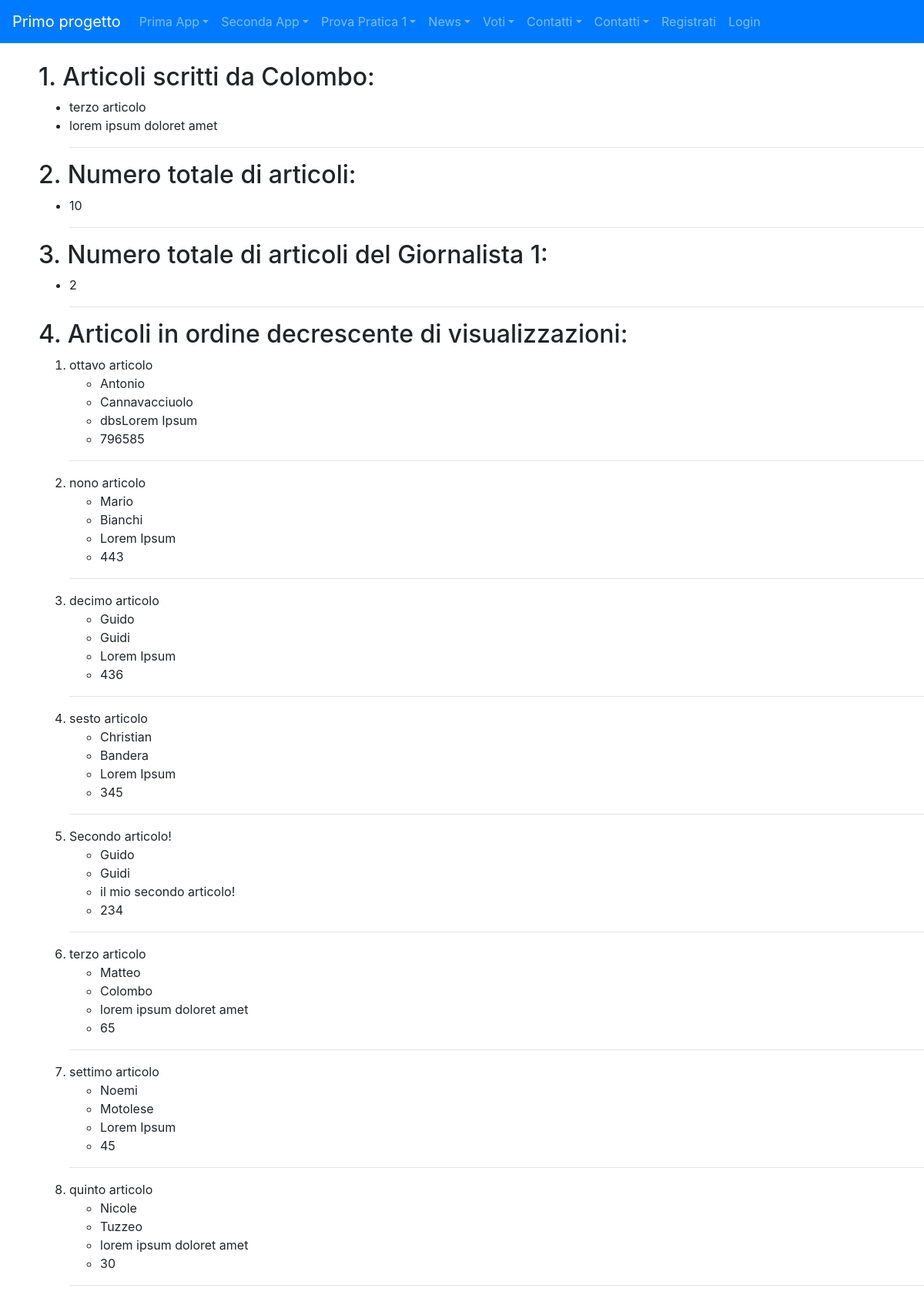
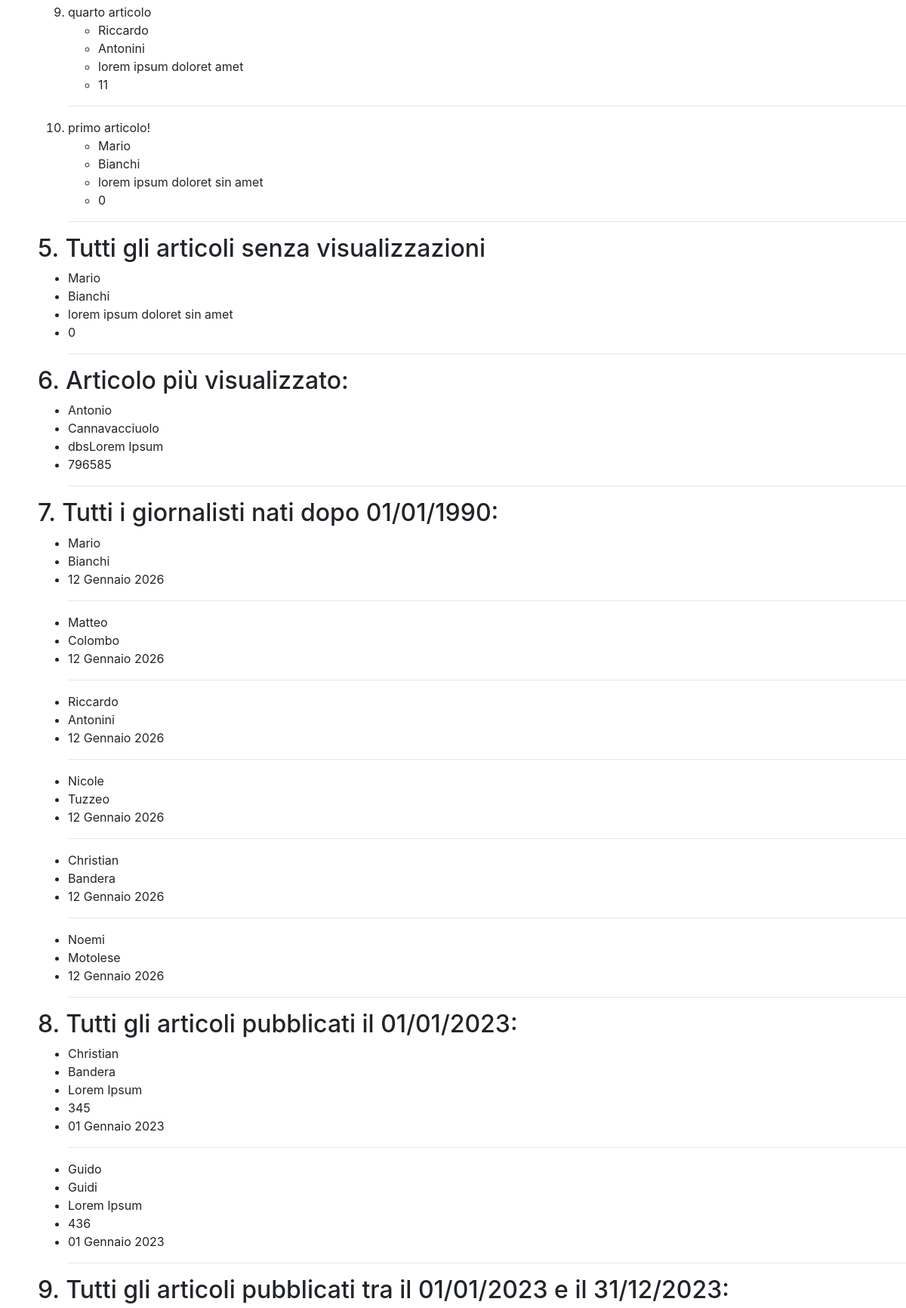
/news/query (upper part), run on the app's committed database (2 pictures, top to bottom).
### news/models.py (models this page shows, shortened)
class Articolo(models.Model):
    titolo=models.CharField(max_length=100)
    contenuto=models.TextField()
    giornalista=models.ForeignKey(Giornalista, on_delete=models.CASCADE, related_name="articoli")
    data=models.DateField(blank=True)
    visualizzazioni=models.IntegerField(default=0, blank=True)
    class Meta:
        verbose_name="Articolo"
        verbose_name_plural="Articoli"

class Giornalista(models.Model):
    nome=models.CharField(max_length=20)
    cognome=models.CharField(max_length=20)
    anno_di_nascita=models.DateField(blank=True)
    def __str__(self):
        return self.nome +" "+self.cognome
    class Meta:
        verbose_name="Giornalista"
        verbose_name_plural="Giornalisti"

### news/views.py (the view)
# urls.py: path("query", queryBase, name="query"),
def queryBase(request):
    articoli_cognome=Articolo.objects.filter(giornalista__cognome="Colombo")
    numero_totale_articoli = Articolo.objects.count()
    giornalista_1=Giornalista.objects.get(id=1)
    numero_articoli_giornalista_1=Articolo.objects.filter(giornalista=giornalista_1).count()
    articoli_ordinati = Articolo.objects.order_by('-visualizzazioni')
    articoli_senza_visualizzazioni=Articolo.objects.filter(visualizzazioni=0)
    articolo_piu_visualizzato = Articolo.objects.order_by('-visualizzazioni').first()
    giornalisti_data=Giornalista.objects.filter(anno_di_nascita__gt=datetime.date(1990,1,1))
    articoli_del_giorno = Articolo.objects.filter(data=datetime.date(2023,1,1))
    articoli_periodo=Articolo.objects.filter(data__range=(datetime.date(2023,1,1), datetime.date(2023,12,31)))
    giornalisti_nati=Giornalista.objects.filter(anno_di_nascita__lt=datetime.date(1980,1,1))
    articoli_giornalisti=Articolo.objects.filter(giornalista__in=giornalisti_nati)
    giornalista_giovane=Giornalista.objects.order_by('-anno_di_nascita').first()
    giornalista_vecchio=Giornalista.objects.order_by('anno_di_nascita').first()
    ultimi=Articolo.objects.order_by('-data')[:5]
    articoli_minime_visualizzazioni=Articolo.objects.filter(visualizzazioni__gte=100)
    articoli_parola=Articolo.objects.filter(titolo__icontains='articolo')
    articoli_mese_anno=Articolo.objects.filter(data__month=1,data__year=2023)
    giornalisti_con_articoli_popolari=Giornalista.objects.filter(articoli__visualizzazioni__gt=100).distinct()
    data=datetime.date(1990,1,1)
    visualizzioni=50
    articoli_con_and=Articolo.objects.filter(giornalista__anno_di_nascita__gt=data, visualizzazioni__gte=visualizzioni)
    from django.db.models import Q
    articoli_con_or=Articolo.objects.filter(Q(giornalista__anno_di_nascita__gt=data) | Q(visualizzazioni__lte=visualizzioni))
    articoli_con_not=Articolo.objects.filter(~Q(giornalista__anno_di_nascita__gt=data))
    articoli_con_not=Articolo.objects.exclude(giornalista__anno_di_nascita__lt=data)
    context={
        'articoli_cognome':articoli_cognome,
        'numero_totale_articoli':numero_totale_articoli,
        'numero_articoli_giornalista_1':numero_articoli_giornalista_1,
        'articoli_ordinati': articoli_ordinati,
        'articoli_senza_visualizzazioni':articoli_senza_visualizzazioni,
        'articolo_piu_visualizzato':articolo_piu_visualizzato,
        'giornalisti_data':giornalisti_data,
        'articoli_del_giorno':articoli_del_giorno,
        'articoli_periodo':articoli_periodo,
        'articoli_giornalisti':articoli_giornalisti,
        'giornalista_giovane':giornalista_giovane,
        'giornalista_vecchio':giornalista_vecchio,
        'ultimi':ultimi,
        'articoli_minime_visualizzazioni':articoli_minime_visualizzazioni,
        'articoli_parola':articoli_parola,
        'articoli_mese_anno':articoli_mese_anno,
        'giornalisti_con_articoli_popolari':giornalisti_con_articoli_popolari,
        'articoli_con_and':articoli_con_and,
        'articoli_con_or':articoli_con_or,
        'articoli_con_not':articoli_con_not,
    }
    return render(request, "query.html" ,context)

### news/templates/news/query.html (shortened to what this page needs)
{% extends 'base.html' %}
{% block content %}
  <h2>1. Articoli scritti da Colombo:</h2>
  <ul>
    {% for articolo in articoli_cognome %}
      <li>{{ articolo.titolo }}</li>
      <li>{{ articolo.contenuto }}</li>
      <hr />
    {% endfor %}
  </ul>
  <h2>2. Numero totale di articoli:</h2>
  <ul>
    <li>{{ numero_totale_articoli }}</li>
    <hr />
  </ul>
  <h2>3. Numero totale di articoli del Giornalista 1:</h2>
  <ul>
    <li>{{ numero_articoli_giornalista_1 }}</li>
    <hr />
  </ul>
  <h2>4. Articoli in ordine decrescente di visualizzazioni:</h2>
  <ol>
    {% for articolo in articoli_ordinati %}
      <li>{{ articolo.titolo }}</li>
      <ul>
        <li>{{ articolo.giornalista.nome }}</li>
        <li>{{ articolo.giornalista.cognome }}</li>
        <li>{{ articolo.contenuto }}</li>
        <li>{{ articolo.visualizzazioni }}</li>
      </ul>
      <hr />
    {% endfor %}
  </ol>
  <h2>5. Tutti gli articoli senza visualizzazioni</h2>
  <ul>
    {% for articolo in articoli_senza_visualizzazioni %}
      <li>{{ articolo.giornalista.nome }}</li>
      <li>{{ articolo.giornalista.cognome }}</li>
      <li>{{ articolo.contenuto }}</li>
      <li>{{ articolo.visualizzazioni }}</li>
      <hr />
    {% endfor %}
  </ul>
  <h2>6. Articolo più visualizzato:</h2>
  <ul>
    <li>{{ articolo_piu_visualizzato.giornalista.nome }}</li>
    <li>{{ articolo_piu_visualizzato.giornalista.cognome }}</li>
    <li>{{ articolo_piu_visualizzato.contenuto }}</li>
    <li>{{ articolo_piu_visualizzato.visualizzazioni }}</li>
    <hr />
  </ul>
  <h2>7. Tutti i giornalisti nati dopo 01/01/1990:</h2>
  <ul>
    {% for giornalista in giornalisti_data %}
      <li>{{ giornalista.nome }}</li>
      <li>{{ giornalista.cognome }}</li>
      <li>{{ giornalista.anno_di_nascita }}</li>
      <hr />
    {% endfor %}
  </ul>
  <h2>8. Tutti gli articoli pubblicati il 01/01/2023:</h2>
  <ul>
    {% for articolo in articoli_del_giorno %}
      <li>{{ articolo.giornalista.nome }}</li>
      <li>{{ articolo.giornalista.cognome }}</li>
      <li>{{ articolo.contenuto }}</li>
      <li>{{ articolo.visualizzazioni }}</li>
      <li>{{ articolo.data }}</li>
      <hr />
    {% endfor %}
  </ul>
  <h2>9. Tutti gli articoli pubblicati tra il 01/01/2023 e il 31/12/2023:</h2>
{% endblock %}

### data on the page
Articolo: titolo "terzo articolo", contenuto "lorem ipsum doloret amet", giornalista.nome "Matteo", giornalista.cognome "Colombo", visualizzazioni "65"
Articolo: titolo "ottavo articolo", giornalista.nome "Antonio", giornalista.cognome "Cannavacciuolo", contenuto "dbsLorem Ipsum", visualizzazioni "796585"
Articolo: titolo "nono articolo", giornalista.nome "Mario", giornalista.cognome "Bianchi", contenuto "Lorem Ipsum", visualizzazioni "443"
Articolo: titolo "decimo articolo", giornalista.nome "Guido", giornalista.cognome "Guidi", contenuto "Lorem Ipsum", visualizzazioni "436", data "01 Gennaio 2023"
Articolo: titolo "sesto articolo", giornalista.nome "Christian", giornalista.cognome "Bandera", contenuto "Lorem Ipsum", visualizzazioni "345", data "01 Gennaio 2023"
Articolo: titolo "Secondo articolo!", giornalista.nome "Guido", giornalista.cognome "Guidi", contenuto "il mio secondo articolo!", visualizzazioni "234"
Articolo: titolo "settimo articolo", giornalista.nome "Noemi", giornalista.cognome "Motolese", contenuto "Lorem Ipsum", visualizzazioni "45"
Articolo: titolo "quinto articolo", giornalista.nome "Nicole", giornalista.cognome "Tuzzeo", contenuto "lorem ipsum doloret amet", visualizzazioni "30"
Articolo: titolo "quarto articolo", giornalista.nome "Riccardo", giornalista.cognome "Antonini", contenuto "lorem ipsum doloret amet", visualizzazioni "11"
Articolo: titolo "primo articolo!", giornalista.nome "Mario", giornalista.cognome "Bianchi", contenuto "lorem ipsum doloret sin amet", visualizzazioni "0"
Giornalista: nome "Mario", cognome "Bianchi", anno_di_nascita "12 Gennaio 2026"
Giornalista: nome "Matteo", cognome "Colombo", anno_di_nascita "12 Gennaio 2026"
Giornalista: nome "Riccardo", cognome "Antonini", anno_di_nascita "12 Gennaio 2026"
Giornalista: nome "Nicole", cognome "Tuzzeo", anno_di_nascita "12 Gennaio 2026"
Giornalista: nome "Christian", cognome "Bandera", anno_di_nascita "12 Gennaio 2026"
Giornalista: nome "Noemi", cognome "Motolese", anno_di_nascita "12 Gennaio 2026"

### other printed values
{{ numero_totale_articoli }} "10"
{{ numero_articoli_giornalista_1 }} "2"
